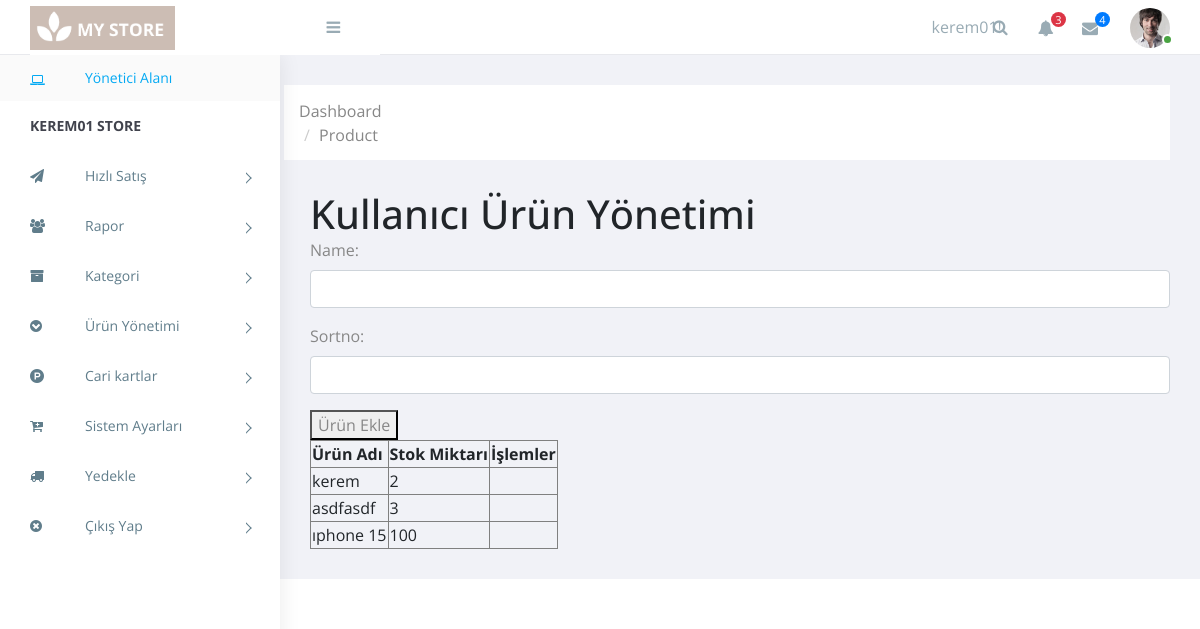
Before: /productmanagement/ (signed in) with the older database file.
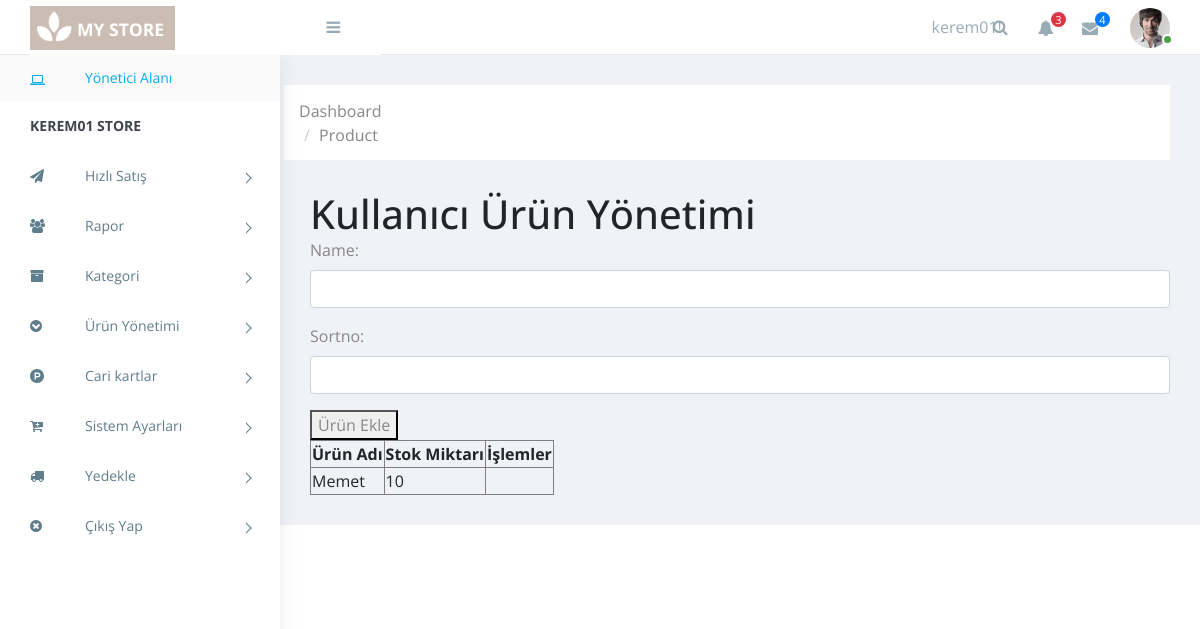
After: the same page with the newer database file.
### store/models.py (models this page shows, shortened)
class QuickAdd(models.Model):
    user = models.ForeignKey(User, on_delete=models.CASCADE, null=True, blank=True)
    name = models.CharField(max_length=120, unique=True, null=False)
    stock = models.PositiveIntegerField(null=False)
    maaliyet = models.PositiveIntegerField(null=False)
    satisFiyati = models.PositiveIntegerField(null=False)
    kdvOrani = models.PositiveIntegerField(default=0)
    category = models.ForeignKey(Category, on_delete=models.SET_NULL, null=True, blank=True)
    currency_choices = [
        ('TRY', 'TRY'),
        ('USD', 'USD'),
        ('EUR', 'EUR'),
    ]
    currency = models.CharField(max_length=3, null=False, choices=currency_choices, default='USD')
    created_day = models.DateTimeField(default=timezone.now)  # Burada created_day ekleniyor.

### store/views.py (the view)
# urls.py: path('productmanagement/', productmanagement, name='productmanagement'),
@login_required(login_url='sistem')
def productmanagement(request):
    user_products = QuickAdd.objects.filter(user=request.user).order_by('-created_day')
    query = request.GET.get('q')
    if query:
        user_products = user_products.filter(name__icontains=query)
    if request.method == 'POST':
        form = ProductForm(request.POST)
        if form.is_valid():
            product = form.save(commit=False)
            product.user = request.user
            product.save()
            return redirect('product_list')  # Ürün eklendikten sonra tekrar listeye yönlendir
    else:
        form = ProductForm()
    return render(request, 'store/productmanagement.html', {'products': user_products, 'form': form})

### store/forms.py
class ProductForm(forms.ModelForm):
    class Meta:
        model = Product
        fields = ['name', 'sortno']
        widgets = {
            'name': forms.TextInput(attrs={
                'class': 'form-control', 'id': 'name'
            }),
            'sortno': forms.NumberInput(attrs={
                'class': 'form-control', 'id': 'sortno'
            })
        }

### templates/store/productmanagement.html (shortened to what this page needs)
{% extends 'base/base.html' %}
{% block breadcrumbs %}
<div class="breadcrumbs">
    <div class="breadcrumbs-inner">
        <div class="row m-auto">
            <div class="col-sm-auto">
            </div>
            <div class="col-sm-1">
                <div class="page-header float-right">
                    <div class="page-title">
                        <ol class="breadcrumb text-right">
                            <li><a href="#">Dashboard</a></li>
                            <li><a href="#">Product</a></li>
                        </ol>
                    </div>
                </div>
            </div>
        </div>
    </div>
</div>
{% endblock breadcrumbs %}
{% block content %}
<h1>Kullanıcı Ürün Yönetimi</h1>
    <form method="post">
        {{ form.as_p }}
        <button type="submit">Ürün Ekle</button>
    </form>
    <table border="1">
        <thead>
            <tr>
                <th scope="col">Ürün Adı</th>
                <th>Stok Miktarı</th>
                <th>İşlemler</th>
            </tr>
        </thead>
        <tbody>
            {% for product in products %}
            <tr>
                <td>{{ product.name }}</td>
                <td>{{ product.stock }}</td>
                <td>
                </td>
            </tr>
            {% endfor %}
        </tbody>
    </table>
{% endblock content %}

Changed rows visible on the page:
removed QuickAdd: name "kerem", stock "2"
removed QuickAdd: name "asdfasdf", stock "3"
removed QuickAdd: name "ıphone 15", stock "100"
added QuickAdd: name "Memet", stock "10"
